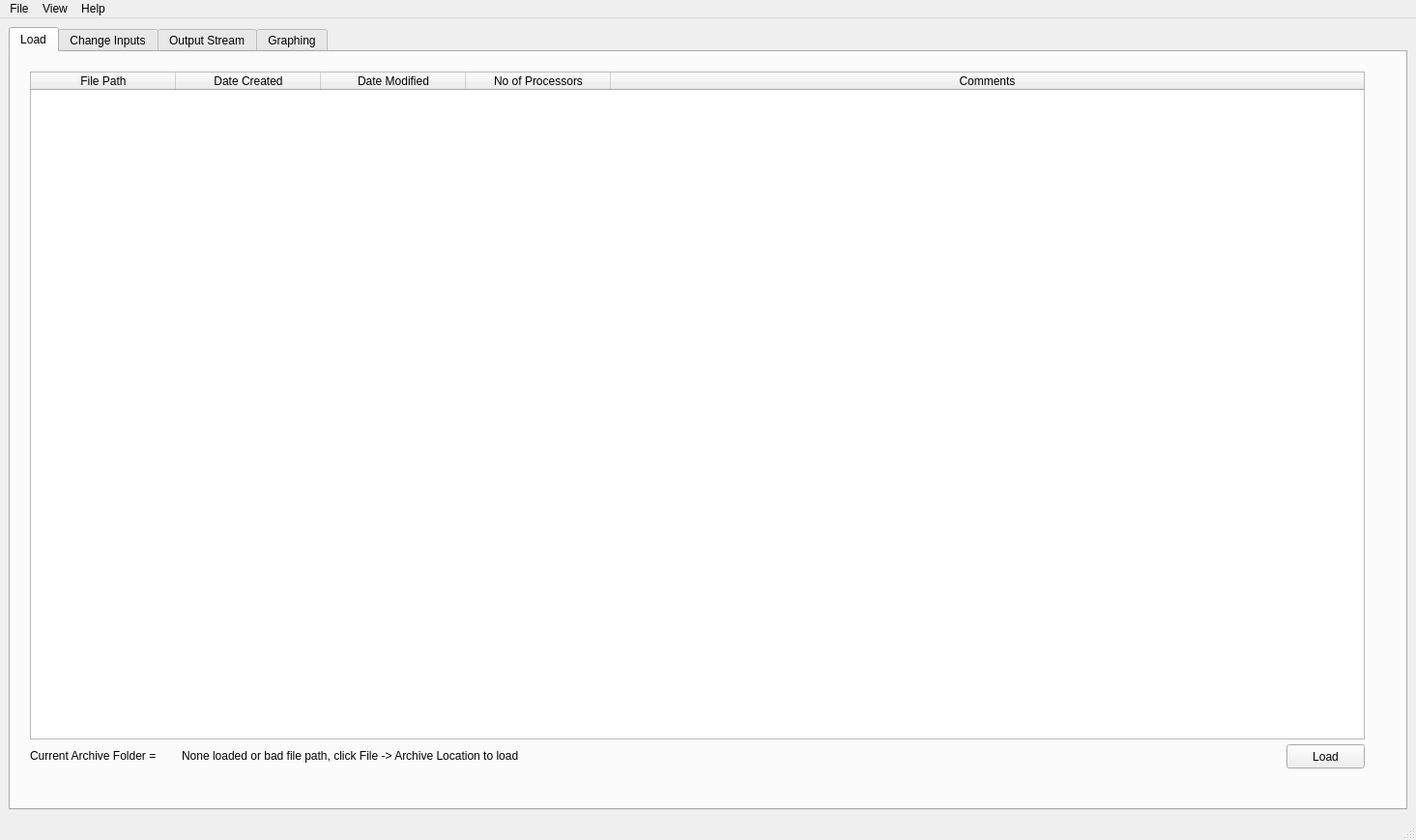
<?xml version="1.0" encoding="UTF-8"?>
<ui version="4.0">
 <class>MainWindow</class>
 <widget class="QMainWindow" name="MainWindow">
  <property name="geometry">
   <rect>
    <x>0</x>
    <y>0</y>
    <width>1465</width>
    <height>869</height>
   </rect>
  </property>
  <property name="cursor">
   <cursorShape>ArrowCursor</cursorShape>
  </property>
  <property name="windowTitle">
   <string>BOUTgui</string>
  </property>
  <property name="tabShape">
   <enum>QTabWidget::Rounded</enum>
  </property>
  <widget class="QWidget" name="centralwidget">
   <layout class="QGridLayout" name="gridLayout_2">
    <item row="0" column="0">
     <widget class="QTabWidget" name="tabWidget">
      <property name="toolTip">
       <string/>
      </property>
      <property name="tabShape">
       <enum>QTabWidget::Rounded</enum>
      </property>
      <property name="currentIndex">
       <number>0</number>
      </property>
      <property name="tabsClosable">
       <bool>false</bool>
      </property>
      <property name="movable">
       <bool>false</bool>
      </property>
      <widget class="QWidget" name="Load">
       <property name="enabled">
        <bool>true</bool>
       </property>
       <attribute name="title">
        <string>Load</string>
       </attribute>
       <widget class="QPushButton" name="pushButton">
        <property name="geometry">
         <rect>
          <x>1320</x>
          <y>716</y>
          <width>81</width>
          <height>25</height>
         </rect>
        </property>
        <property name="toolTip">
         <string>Loads the selected file for simualtion after editing</string>
        </property>
        <property name="text">
         <string>Load</string>
        </property>
       </widget>
       <widget class="QTableWidget" name="tableWidget">
        <property name="geometry">
         <rect>
          <x>20</x>
          <y>20</y>
          <width>1381</width>
          <height>691</height>
         </rect>
        </property>
        <property name="alternatingRowColors">
         <bool>true</bool>
        </property>
        <property name="selectionMode">
         <enum>QAbstractItemView::SingleSelection</enum>
        </property>
        <property name="selectionBehavior">
         <enum>QAbstractItemView::SelectRows</enum>
        </property>
        <property name="columnCount">
         <number>5</number>
        </property>
        <attribute name="horizontalHeaderDefaultSectionSize">
         <number>150</number>
        </attribute>
        <attribute name="horizontalHeaderShowSortIndicator" stdset="0">
         <bool>false</bool>
        </attribute>
        <attribute name="horizontalHeaderStretchLastSection">
         <bool>true</bool>
        </attribute>
        <attribute name="verticalHeaderStretchLastSection">
         <bool>false</bool>
        </attribute>
        <column>
         <property name="text">
          <string>File Path</string>
         </property>
         <property name="toolTip">
          <string>Click to sort by file path</string>
         </property>
        </column>
        <column>
         <property name="text">
          <string>Date Created</string>
         </property>
         <property name="toolTip">
          <string>Click to sort by Date Created</string>
         </property>
        </column>
        <column>
         <property name="text">
          <string>Date Modified</string>
         </property>
         <property name="toolTip">
          <string>Click to sort by Date Modified</string>
         </property>
        </column>
        <column>
         <property name="text">
          <string>No of Processors</string>
         </property>
        </column>
        <column>
         <property name="text">
          <string>Comments</string>
         </property>
        </column>
       </widget>
       <widget class="QLabel" name="archivePath">
        <property name="geometry">
         <rect>
          <x>177</x>
          <y>718</y>
          <width>951</width>
          <height>20</height>
         </rect>
        </property>
        <property name="toolTip">
         <string>Shows the file path of the current archive</string>
        </property>
        <property name="text">
         <string>None loaded or bad file path, click File -&gt; Archive Location to load</string>
        </property>
       </widget>
       <widget class="QLabel" name="label_18">
        <property name="geometry">
         <rect>
          <x>20</x>
          <y>720</y>
          <width>201</width>
          <height>16</height>
         </rect>
        </property>
        <property name="text">
         <string>Current Archive Folder =</string>
        </property>
       </widget>
      </widget>
      <widget class="QWidget" name="tab_2">
       <attribute name="title">
        <string>Change Inputs</string>
       </attribute>
       <widget class="QCheckBox" name="checkBox">
        <property name="geometry">
         <rect>
          <x>1171</x>
          <y>725</y>
          <width>71</width>
          <height>20</height>
         </rect>
        </property>
        <property name="toolTip">
         <string>If checked runs the simulations from the previous data</string>
        </property>
        <property name="text">
         <string>Restart</string>
        </property>
       </widget>
       <widget class="QPushButton" name="pushButton_3">
        <property name="geometry">
         <rect>
          <x>1250</x>
          <y>692</y>
          <width>161</width>
          <height>25</height>
         </rect>
        </property>
        <property name="toolTip">
         <string>Run the simulation with all the user settings </string>
        </property>
        <property name="text">
         <string>Run Simulation</string>
        </property>
       </widget>
       <widget class="QSpinBox" name="procSpin">
        <property name="geometry">
         <rect>
          <x>1060</x>
          <y>693</y>
          <width>53</width>
          <height>22</height>
         </rect>
        </property>
        <property name="toolTip">
         <string>Change the number of processor to run the simulation on</string>
        </property>
       </widget>
       <widget class="QSpinBox" name="niceSpin">
        <property name="geometry">
         <rect>
          <x>1060</x>
          <y>723</y>
          <width>53</width>
          <height>22</height>
         </rect>
        </property>
        <property name="toolTip">
         <string>Set the niceness level of the simulation</string>
        </property>
        <property name="minimum">
         <number>-99</number>
        </property>
       </widget>
       <widget class="QGroupBox" name="groupBox_18">
        <property name="geometry">
         <rect>
          <x>913</x>
          <y>617</y>
          <width>501</width>
          <height>71</height>
         </rect>
        </property>
        <property name="title">
         <string>Comments</string>
        </property>
        <widget class="QPlainTextEdit" name="plainTextEdit">
         <property name="geometry">
          <rect>
           <x>4</x>
           <y>14</y>
           <width>491</width>
           <height>51</height>
          </rect>
         </property>
         <property name="toolTip">
          <string>Type comments in here that will be saved in the archive</string>
         </property>
         <property name="plainText">
          <string>Write any useful comments here...</string>
         </property>
        </widget>
       </widget>
       <widget class="QLabel" name="label_2">
        <property name="geometry">
         <rect>
          <x>959</x>
          <y>725</y>
          <width>101</width>
          <height>16</height>
         </rect>
        </property>
        <property name="toolTip">
         <string>Set the niceness level of the simulation</string>
        </property>
        <property name="text">
         <string>'Niceness' level:</string>
        </property>
       </widget>
       <widget class="QLabel" name="label">
        <property name="geometry">
         <rect>
          <x>919</x>
          <y>695</y>
          <width>151</width>
          <height>16</height>
         </rect>
        </property>
        <property name="toolTip">
         <string>Change the number of processor to run the simulation on</string>
        </property>
        <property name="text">
         <string>Number of Processors:</string>
        </property>
       </widget>
       <widget class="QPushButton" name="pushButton_2">
        <property name="geometry">
         <rect>
          <x>1170</x>
          <y>692</y>
          <width>75</width>
          <height>25</height>
         </rect>
        </property>
        <property name="toolTip">
         <string>Save changes made to the control file without running anything</string>
        </property>
        <property name="text">
         <string>Write to file</string>
        </property>
       </widget>
       <widget class="QPushButton" name="runScanningSimulation">
        <property name="geometry">
         <rect>
          <x>1250</x>
          <y>720</y>
          <width>161</width>
          <height>25</height>
         </rect>
        </property>
        <property name="toolTip">
         <string>Runs a series of simulations given an increment, a starting variable and a final variable</string>
        </property>
        <property name="text">
         <string>Run Scanning Simulation</string>
        </property>
       </widget>
       <widget class="QLabel" name="fileLabel">
        <property name="geometry">
         <rect>
          <x>90</x>
          <y>723</y>
          <width>771</width>
          <height>16</height>
         </rect>
        </property>
        <property name="toolTip">
         <string>Current config filepath</string>
        </property>
        <property name="text">
         <string>None</string>
        </property>
       </widget>
       <widget class="QLabel" name="label_15">
        <property name="geometry">
         <rect>
          <x>10</x>
          <y>723</y>
          <width>91</width>
          <height>16</height>
         </rect>
        </property>
        <property name="text">
         <string>Open File =</string>
        </property>
       </widget>
       <widget class="QLabel" name="label_17">
        <property name="geometry">
         <rect>
          <x>10</x>
          <y>708</y>
          <width>201</width>
          <height>16</height>
         </rect>
        </property>
        <property name="text">
         <string>Current Simulation Code File = </string>
        </property>
       </widget>
       <widget class="QLabel" name="simulationFile">
        <property name="geometry">
         <rect>
          <x>200</x>
          <y>708</y>
          <width>771</width>
          <height>16</height>
         </rect>
        </property>
        <property name="toolTip">
         <string>File path of the simulation code that will be used in the simulation</string>
        </property>
        <property name="text">
         <string>None</string>
        </property>
       </widget>
      </widget>
      <widget class="QWidget" name="tab">
       <attribute name="title">
        <string>Output Stream</string>
       </attribute>
       <widget class="QTextBrowser" name="outputStream">
        <property name="geometry">
         <rect>
          <x>10</x>
          <y>10</y>
          <width>1401</width>
          <height>691</height>
         </rect>
        </property>
        <property name="toolTip">
         <string>The output stream, showing simualtion data from the BOUT code</string>
        </property>
       </widget>
       <widget class="QPushButton" name="stopSimulation">
        <property name="geometry">
         <rect>
          <x>10</x>
          <y>710</y>
          <width>1401</width>
          <height>25</height>
         </rect>
        </property>
        <property name="toolTip">
         <string>Stop the simulation</string>
        </property>
        <property name="text">
         <string>Stop Simulation</string>
        </property>
       </widget>
      </widget>
      <widget class="QWidget" name="tab_3">
       <attribute name="title">
        <string>Graphing</string>
       </attribute>
       <widget class="QTextEdit" name="textOutput">
        <property name="geometry">
         <rect>
          <x>22</x>
          <y>430</y>
          <width>661</width>
          <height>261</height>
         </rect>
        </property>
        <property name="toolTip">
         <string>The printed output from commands</string>
        </property>
        <property name="readOnly">
         <bool>true</bool>
        </property>
       </widget>
       <widget class="QLabel" name="label_64">
        <property name="geometry">
         <rect>
          <x>20</x>
          <y>700</y>
          <width>64</width>
          <height>25</height>
         </rect>
        </property>
        <property name="text">
         <string>Command:</string>
        </property>
       </widget>
       <widget class="QTableWidget" name="dataTable">
        <property name="geometry">
         <rect>
          <x>23</x>
          <y>210</y>
          <width>661</width>
          <height>221</height>
         </rect>
        </property>
        <property name="toolTip">
         <string>Table showing the current variables and imported modules</string>
        </property>
        <property name="alternatingRowColors">
         <bool>true</bool>
        </property>
        <property name="selectionMode">
         <enum>QAbstractItemView::MultiSelection</enum>
        </property>
        <property name="selectionBehavior">
         <enum>QAbstractItemView::SelectRows</enum>
        </property>
        <property name="showGrid">
         <bool>false</bool>
        </property>
        <property name="gridStyle">
         <enum>Qt::SolidLine</enum>
        </property>
        <attribute name="horizontalHeaderStretchLastSection">
         <bool>true</bool>
        </attribute>
        <attribute name="verticalHeaderDefaultSectionSize">
         <number>20</number>
        </attribute>
        <column>
         <property name="text">
          <string>Name</string>
         </property>
        </column>
        <column>
         <property name="text">
          <string>Source</string>
         </property>
        </column>
        <column>
         <property name="text">
          <string>Trace</string>
         </property>
        </column>
        <column>
         <property name="text">
          <string>Comments</string>
         </property>
        </column>
       </widget>
       <widget class="QPushButton" name="commandButton">
        <property name="geometry">
         <rect>
          <x>610</x>
          <y>700</y>
          <width>75</width>
          <height>25</height>
         </rect>
        </property>
        <property name="toolTip">
         <string>Run current command</string>
        </property>
        <property name="text">
         <string>Run</string>
        </property>
       </widget>
       <widget class="QFrame" name="frame">
        <property name="geometry">
         <rect>
          <x>700</x>
          <y>104</y>
          <width>701</width>
          <height>621</height>
         </rect>
        </property>
        <property name="toolTip">
         <string>Graphing area, any plots appear here</string>
        </property>
        <property name="frameShape">
         <enum>QFrame::StyledPanel</enum>
        </property>
        <property name="frameShadow">
         <enum>QFrame::Raised</enum>
        </property>
       </widget>
       <widget class="ConsoleWidget" name="commandInput">
        <property name="geometry">
         <rect>
          <x>89</x>
          <y>702</y>
          <width>511</width>
          <height>21</height>
         </rect>
        </property>
        <property name="toolTip">
         <string>Enter commands as if into a python command line</string>
        </property>
       </widget>
       <widget class="QGroupBox" name="groupBox">
        <property name="geometry">
         <rect>
          <x>23</x>
          <y>4</y>
          <width>661</width>
          <height>201</height>
         </rect>
        </property>
        <property name="title">
         <string>Collection of Variables</string>
        </property>
        <widget class="QPushButton" name="pushButton_7">
         <property name="geometry">
          <rect>
           <x>10</x>
           <y>30</y>
           <width>101</width>
           <height>25</height>
          </rect>
         </property>
         <property name="font">
          <font>
           <weight>75</weight>
           <bold>true</bold>
          </font>
         </property>
         <property name="toolTip">
          <string>Imports the data from the current folder to be used for analysis</string>
         </property>
         <property name="text">
          <string>Collect Data</string>
         </property>
        </widget>
        <widget class="QLabel" name="collectedLabel_3">
         <property name="geometry">
          <rect>
           <x>10</x>
           <y>89</y>
           <width>171</width>
           <height>16</height>
          </rect>
         </property>
         <property name="text">
          <string>Additional Collect Variables :</string>
         </property>
        </widget>
        <widget class="QComboBox" name="extraVarsCombo">
         <property name="geometry">
          <rect>
           <x>10</x>
           <y>109</y>
           <width>151</width>
           <height>22</height>
          </rect>
         </property>
         <property name="toolTip">
          <string>choose a non-default variable to collect</string>
         </property>
        </widget>
        <widget class="QPushButton" name="collectExtraVariable">
         <property name="geometry">
          <rect>
           <x>170</x>
           <y>109</y>
           <width>101</width>
           <height>25</height>
          </rect>
         </property>
         <property name="toolTip">
          <string>Import data from a non-default variable (add defaults file -&gt; default variables)</string>
         </property>
         <property name="text">
          <string>Collect Variable</string>
         </property>
        </widget>
        <widget class="QLabel" name="collectedLabel">
         <property name="geometry">
          <rect>
           <x>100</x>
           <y>160</y>
           <width>760</width>
           <height>16</height>
          </rect>
         </property>
         <property name="toolTip">
          <string>The folder path showing the location of the data files</string>
         </property>
         <property name="text">
          <string>None</string>
         </property>
        </widget>
        <widget class="QLabel" name="label_22">
         <property name="geometry">
          <rect>
           <x>10</x>
           <y>160</y>
           <width>150</width>
           <height>16</height>
          </rect>
         </property>
         <property name="toolTip">
          <string>The current source of data in use</string>
         </property>
         <property name="text">
          <string>Collect From :</string>
         </property>
        </widget>
       </widget>
       <widget class="QGroupBox" name="groupBox_2">
        <property name="geometry">
         <rect>
          <x>700</x>
          <y>4</y>
          <width>701</width>
          <height>91</height>
         </rect>
        </property>
        <property name="title">
         <string>Plotting</string>
        </property>
        <widget class="QLabel" name="collectedLabel_2">
         <property name="geometry">
          <rect>
           <x>10</x>
           <y>15</y>
           <width>181</width>
           <height>16</height>
          </rect>
         </property>
         <property name="text">
          <string>Load a default input selection</string>
         </property>
        </widget>
        <widget class="QPushButton" name="saveDefaultButton">
         <property name="geometry">
          <rect>
           <x>10</x>
           <y>60</y>
           <width>81</width>
           <height>25</height>
          </rect>
         </property>
         <property name="toolTip">
          <string>Save current settings so they can be used again</string>
         </property>
         <property name="text">
          <string>Save</string>
         </property>
        </widget>
        <widget class="QComboBox" name="defaultCombo">
         <property name="geometry">
          <rect>
           <x>10</x>
           <y>35</y>
           <width>171</width>
           <height>22</height>
          </rect>
         </property>
         <property name="toolTip">
          <string>Select default settings</string>
         </property>
         <item>
          <property name="text">
           <string>None</string>
          </property>
         </item>
        </widget>
        <widget class="QCheckBox" name="zall">
         <property name="geometry">
          <rect>
           <x>500</x>
           <y>65</y>
           <width>41</width>
           <height>20</height>
          </rect>
         </property>
         <property name="toolTip">
          <string>Select all of z</string>
         </property>
         <property name="text">
          <string>All</string>
         </property>
        </widget>
        <widget class="QCheckBox" name="yall">
         <property name="geometry">
          <rect>
           <x>440</x>
           <y>65</y>
           <width>41</width>
           <height>20</height>
          </rect>
         </property>
         <property name="toolTip">
          <string>Select all of y</string>
         </property>
         <property name="text">
          <string>All</string>
         </property>
        </widget>
        <widget class="QCheckBox" name="xall">
         <property name="geometry">
          <rect>
           <x>380</x>
           <y>65</y>
           <width>41</width>
           <height>20</height>
          </rect>
         </property>
         <property name="toolTip">
          <string>Select all of x </string>
         </property>
         <property name="text">
          <string>All</string>
         </property>
        </widget>
        <widget class="QPushButton" name="deleteButton">
         <property name="geometry">
          <rect>
           <x>100</x>
           <y>60</y>
           <width>81</width>
           <height>25</height>
          </rect>
         </property>
         <property name="toolTip">
          <string>Save current settings so they can be used again</string>
         </property>
         <property name="text">
          <string>Delete</string>
         </property>
        </widget>
        <widget class="QLabel" name="label_16">
         <property name="geometry">
          <rect>
           <x>230</x>
           <y>14</y>
           <width>301</width>
           <height>16</height>
          </rect>
         </property>
         <property name="text">
          <string>Input of form: variable(t,x,y,z) :</string>
         </property>
        </widget>
        <widget class="QComboBox" name="variableCombo">
         <property name="geometry">
          <rect>
           <x>230</x>
           <y>35</y>
           <width>81</width>
           <height>22</height>
          </rect>
         </property>
         <property name="toolTip">
          <string>Choose what variable to plot</string>
         </property>
        </widget>
        <widget class="QCheckBox" name="tall">
         <property name="geometry">
          <rect>
           <x>320</x>
           <y>65</y>
           <width>41</width>
           <height>20</height>
          </rect>
         </property>
         <property name="toolTip">
          <string>Select all of time </string>
         </property>
         <property name="text">
          <string>All</string>
         </property>
        </widget>
        <widget class="QSpinBox" name="xspin">
         <property name="geometry">
          <rect>
           <x>380</x>
           <y>35</y>
           <width>53</width>
           <height>22</height>
          </rect>
         </property>
         <property name="toolTip">
          <string>x value</string>
         </property>
         <property name="minimum">
          <number>-10000000</number>
         </property>
         <property name="maximum">
          <number>10000000</number>
         </property>
        </widget>
        <widget class="QSpinBox" name="zspin">
         <property name="geometry">
          <rect>
           <x>500</x>
           <y>35</y>
           <width>53</width>
           <height>22</height>
          </rect>
         </property>
         <property name="toolTip">
          <string>z value</string>
         </property>
         <property name="minimum">
          <number>-1000000</number>
         </property>
         <property name="maximum">
          <number>10000000</number>
         </property>
        </widget>
        <widget class="QSpinBox" name="yspin">
         <property name="geometry">
          <rect>
           <x>440</x>
           <y>35</y>
           <width>53</width>
           <height>22</height>
          </rect>
         </property>
         <property name="toolTip">
          <string>y value</string>
         </property>
         <property name="minimum">
          <number>-999900</number>
         </property>
         <property name="maximum">
          <number>100000000</number>
         </property>
        </widget>
        <widget class="QSpinBox" name="tspin">
         <property name="geometry">
          <rect>
           <x>320</x>
           <y>35</y>
           <width>53</width>
           <height>22</height>
          </rect>
         </property>
         <property name="toolTip">
          <string>Time value</string>
         </property>
         <property name="minimum">
          <number>-10000000</number>
         </property>
         <property name="maximum">
          <number>10000000</number>
         </property>
         <property name="value">
          <number>0</number>
         </property>
        </widget>
        <widget class="QPushButton" name="createGraph">
         <property name="geometry">
          <rect>
           <x>590</x>
           <y>34</y>
           <width>101</width>
           <height>25</height>
          </rect>
         </property>
         <property name="toolTip">
          <string>Display the data selected as a graph</string>
         </property>
         <property name="text">
          <string>Create Graph</string>
         </property>
        </widget>
       </widget>
      </widget>
     </widget>
    </item>
   </layout>
  </widget>
  <widget class="QMenuBar" name="menubar">
   <property name="geometry">
    <rect>
     <x>0</x>
     <y>0</y>
     <width>1465</width>
     <height>20</height>
    </rect>
   </property>
   <widget class="QMenu" name="menuFile">
    <property name="title">
     <string>File</string>
    </property>
    <addaction name="separator"/>
    <addaction name="actionArchive"/>
    <addaction name="actionSimulation_Code"/>
    <addaction name="actionDefault_Variables"/>
    <addaction name="separator"/>
    <addaction name="actionFileHistory"/>
    <addaction name="actionCompare"/>
    <addaction name="separator"/>
    <addaction name="actionStop_Simulation"/>
    <addaction name="separator"/>
    <addaction name="actionExit"/>
   </widget>
   <widget class="QMenu" name="menuHelp">
    <property name="title">
     <string>Help</string>
    </property>
    <addaction name="actionHelp"/>
   </widget>
   <widget class="QMenu" name="menuView">
    <property name="title">
     <string>View</string>
    </property>
    <addaction name="actionPositioning"/>
   </widget>
   <addaction name="menuFile"/>
   <addaction name="menuView"/>
   <addaction name="menuHelp"/>
  </widget>
  <widget class="QStatusBar" name="statusbar"/>
  <action name="actionCompare">
   <property name="text">
    <string>Compare</string>
   </property>
   <property name="toolTip">
    <string>Once a file has been initially loaded this can be selected to compare differences between a second file</string>
   </property>
   <property name="shortcut">
    <string>Ctrl+Alt+C</string>
   </property>
  </action>
  <action name="actionFileHistory">
   <property name="text">
    <string>File History</string>
   </property>
   <property name="toolTip">
    <string>Brings up the automatically created history file which details the files family tree</string>
   </property>
   <property name="shortcut">
    <string>Ctrl+H</string>
   </property>
  </action>
  <action name="actionExit">
   <property name="text">
    <string>Exit</string>
   </property>
   <property name="shortcut">
    <string>Ctrl+Q</string>
   </property>
  </action>
  <action name="actionHelp">
   <property name="text">
    <string>Help</string>
   </property>
   <property name="shortcut">
    <string>F11</string>
   </property>
  </action>
  <action name="actionStop_Simulation">
   <property name="text">
    <string>Stop Simulation</string>
   </property>
   <property name="shortcut">
    <string>Ctrl+C</string>
   </property>
  </action>
  <action name="actionPositioning">
   <property name="text">
    <string>Edit Input Positioning</string>
   </property>
   <property name="toolTip">
    <string>Change the positioning of the input boxes</string>
   </property>
   <property name="shortcut">
    <string>Ctrl+B</string>
   </property>
  </action>
  <action name="actionArchive">
   <property name="text">
    <string>Archive Location</string>
   </property>
   <property name="toolTip">
    <string>This allows the selection of folder to use as an archive</string>
   </property>
   <property name="shortcut">
    <string>Ctrl+O</string>
   </property>
  </action>
  <action name="actionCreate_Example">
   <property name="text">
    <string>Create Example</string>
   </property>
   <property name="toolTip">
    <string>This creates an example folder in the selected archive</string>
   </property>
  </action>
  <action name="actionSimulation_Code">
   <property name="text">
    <string>Simulation Code</string>
   </property>
   <property name="toolTip">
    <string>This allows the code used for simulations to be changed, so different models can be used</string>
   </property>
   <property name="shortcut">
    <string>Ctrl+L</string>
   </property>
  </action>
  <action name="actionDefault_Variables">
   <property name="text">
    <string>Default Variables</string>
   </property>
   <property name="shortcut">
    <string>Ctrl+N</string>
   </property>
  </action>
 </widget>
 <customwidgets>
  <customwidget>
   <class>ConsoleWidget</class>
   <extends>QLineEdit</extends>
   <header>console_widget.h</header>
  </customwidget>
 </customwidgets>
 <resources/>
 <connections/>
</ui>
